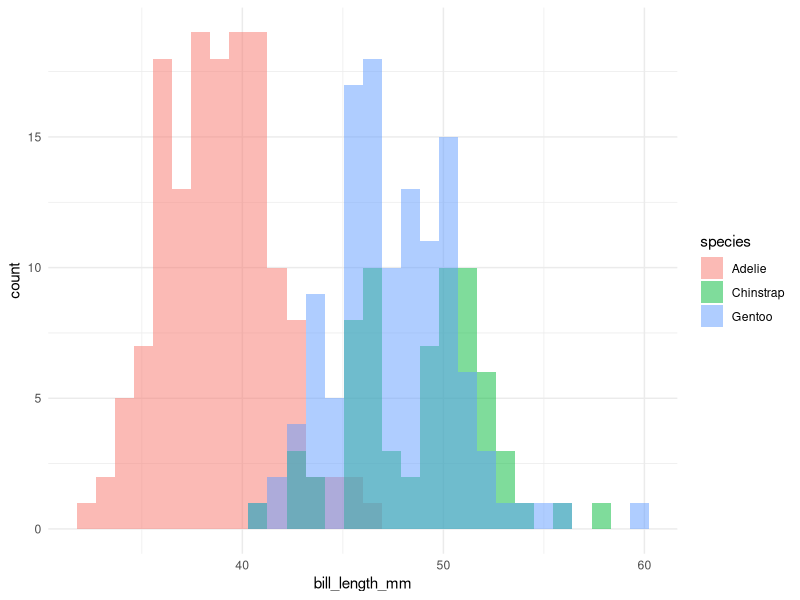
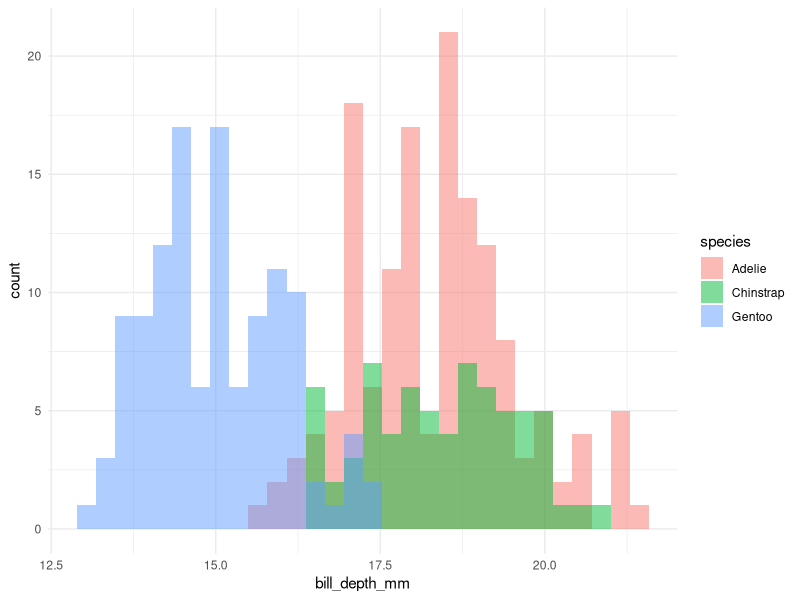
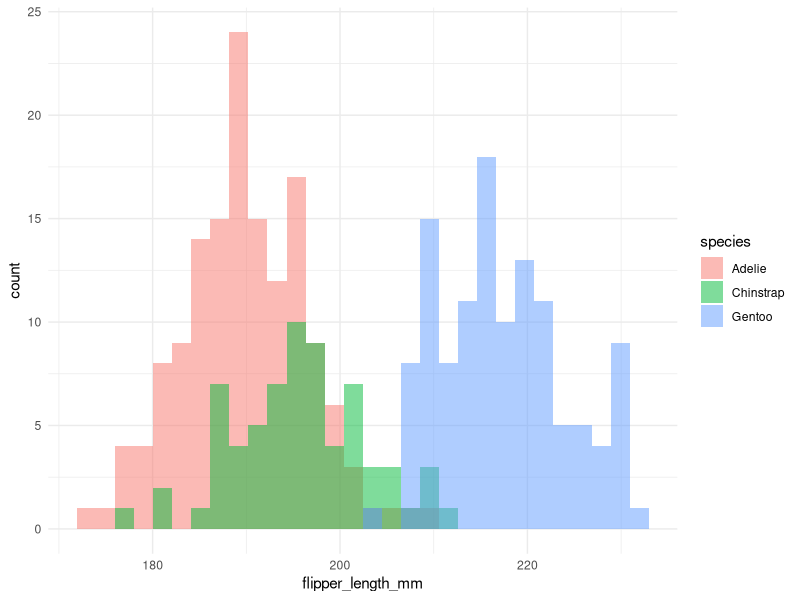
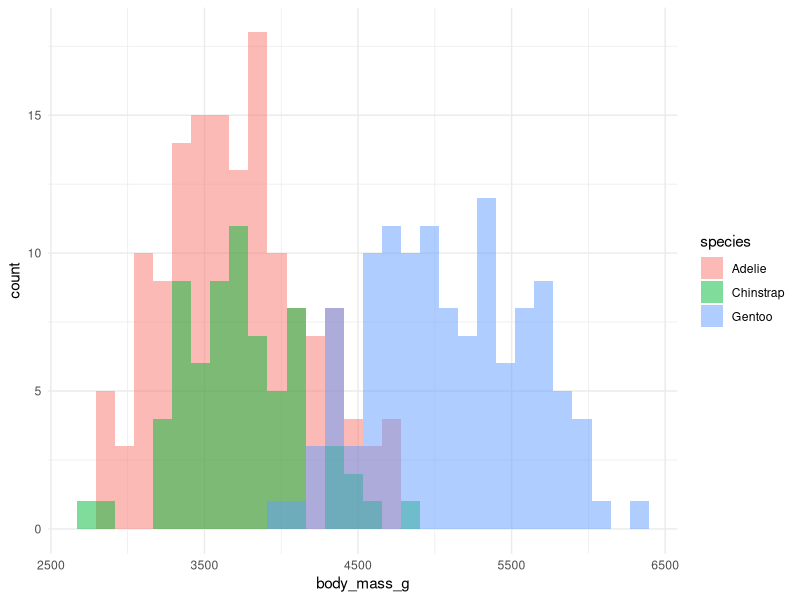
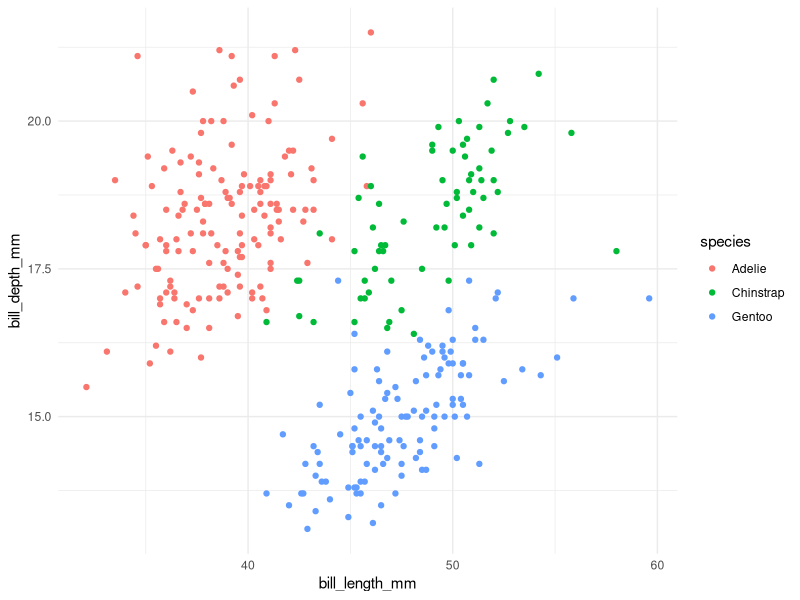
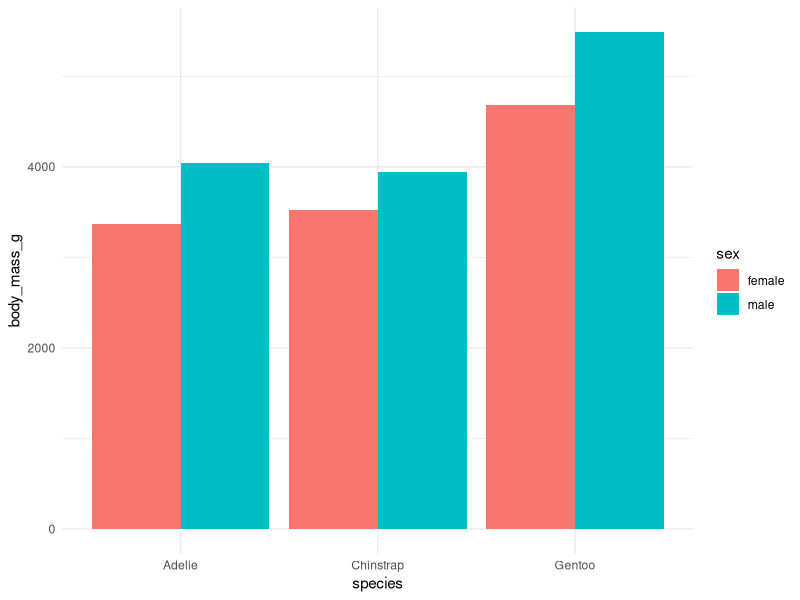
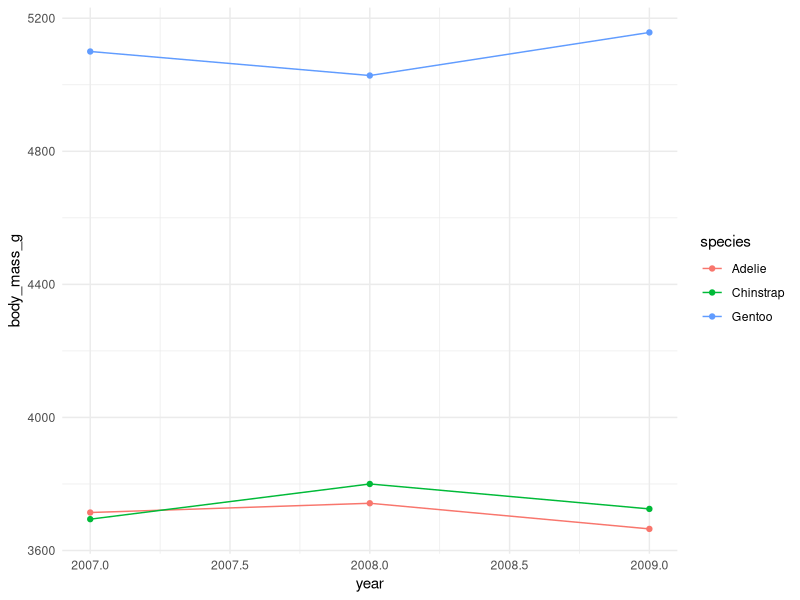
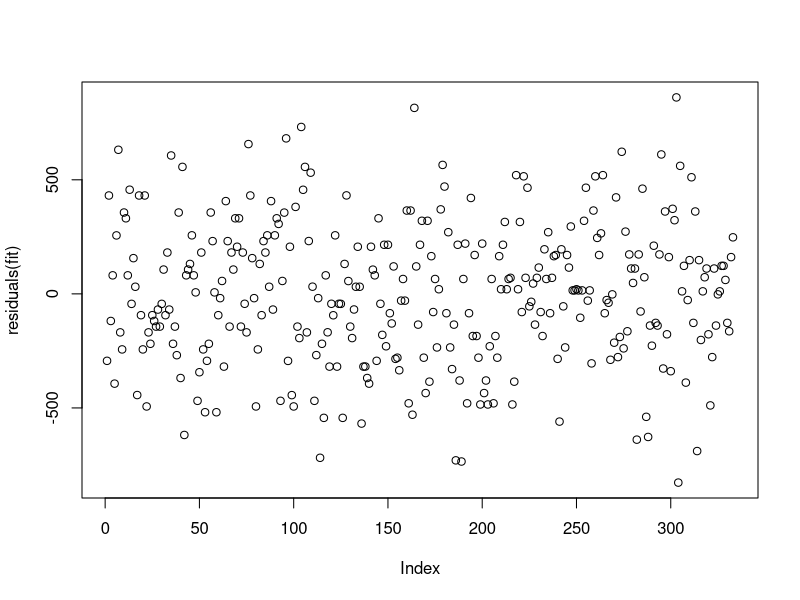

R code for these plots, in order:
## ---- chunk 1
library(tidyverse)
library(palmerpenguins)

theme_set(theme_minimal())

set.seed(1)
## ---- chunk 2
penguins = penguins %>% 
  filter(!is.na(bill_length_mm), !is.na(sex))

head(penguins)
## ---- chunk 3
mean(is.na(penguins$body_mass_g))
## ---- chunk 4
count(penguins, species, island)
## ---- chunk 5
ggplot(penguins, aes(x = bill_length_mm, fill = species)) +
  geom_histogram(position='identity', alpha=0.5)
## ---- chunk 6
ggplot(penguins, aes(x = bill_depth_mm, fill = species)) +
  geom_histogram(position='identity', alpha=0.5)
## ---- chunk 7
ggplot(penguins, aes(x = flipper_length_mm, fill = species)) +
  geom_histogram(position='identity', alpha=0.5)
## ---- chunk 8
ggplot(penguins, aes(x = body_mass_g, fill = species)) +
  geom_histogram(position='identity', alpha=0.5)
## ---- chunk 9
ggplot(penguins, aes(x = bill_length_mm, y=bill_depth_mm, color = species)) +
  geom_point()
## ---- chunk 10
penguins_by_sex = penguins %>% 
  filter(!is.na(sex)) %>% 
  group_by(species, sex) %>% 
  summarise(bill_depth_mm = mean(bill_depth_mm),
            bill_length_mm = mean(bill_length_mm),
            flipper_length_mm = mean(flipper_length_mm),
            body_mass_g = mean(body_mass_g))

ggplot(penguins_by_sex, aes(x = species, y = body_mass_g, fill=sex)) +
  geom_col(position=position_dodge())
## ---- chunk 11
penguins_by_year = penguins %>% 
  filter(!is.na(year)) %>% 
  group_by(species, year) %>% 
  summarise(body_mass_g = mean(body_mass_g))
  

ggplot(penguins_by_year, aes(x=year, y=body_mass_g, color=species)) +
  geom_line() +
  geom_point()
## ---- chunk 12
fit = lm(body_mass_g ~ species * sex,
         data=penguins)

summary(fit)
## ---- chunk 13
plot(residuals(fit))
## ---- chunk 14
fit2 = lm(body_mass_g ~ species * sex + bill_length_mm + bill_depth_mm + flipper_length_mm,
         data=penguins)

summary(fit2)
## ---- chunk 15
colnames(penguins)
## ---- chunk 16
penguins_no_gentoo = penguins %>% 
  filter(species != "Gentoo")
## ---- chunk 17
logistic_fit = glm(species ~ sex * body_mass_g,
                   data=penguins_no_gentoo, family = 'binomial')

summary(logistic_fit)
## ---- chunk 18
preds = predict(logistic_fit, type='response')

penguins_no_gentoo_w_preds = cbind(penguins_no_gentoo, preds)
## ---- chunk 19
logistic_fit2 = glm(species ~ sex * body_mass_g + bill_length_mm + bill_depth_mm + flipper_length_mm,
                    data=penguins_no_gentoo, family = 'binomial')

summary(logistic_fit2)
## ---- chunk 20
preds2 = predict(logistic_fit2, type='response')

penguins_no_gentoo_w_preds2 = cbind(penguins_no_gentoo, preds2)
